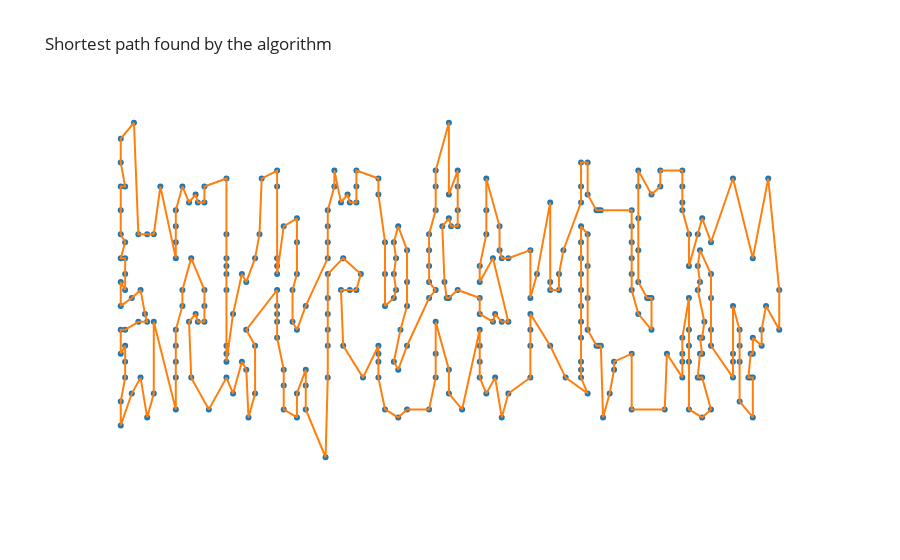

This figure's notebook cell:
### Markdown cell above
### Lancement du test unitaire afin d'observer le chemin final trouvé

### Code cell
# Chargement des données étudiées
data = data_TSPLIB(f'data/{ENSEMBLE_TEST[choix_data_test]}.tsp')

# Résolution du TSP
df, _ = test_unitaire(choix_data_test, ENSEMBLE_ALGOS[choix_algo_test])

# Affichage du chemin final
fig_chemin_final = affichage(df, data)
fig_chemin_final.show()
print(
    f"La figure est accessible ici : '/resultats/figures/{ENSEMBLE_ALGOS[choix_algo_test]}/chemin_{ENSEMBLE_TEST[choix_data_test]}.png'")

### Figure 1 — Plotly figure (JSON) as saved in the notebook; plotly's stock layout.template omitted (floating-point values rounded to 4 significant figures; data arrays with more than 128 entries replaced by an {"elided": "..."} marker saying what was removed)
{"data": [{"hovertemplate": "x=%{x}<br>y=%{y}<extra></extra>", "legendgroup": "", "marker": {"color": "#1F77B4", "symbol": "circle"}, "mode": "markers", "name": "", "orientation": "v", "showlegend": false, "type": "scatter", "x": {"elided": "343 int values"}, "xaxis": "x", "y": {"elided": "343 int values"}, "yaxis": "y"}, {"mode": "lines", "showlegend": false, "type": "scatter", "x": {"elided": "344 int values"}, "y": {"elided": "344 int values"}}], "layout": {"legend": {"tracegroupgap": 0}, "title": {"text": "Shortest path found by the algorithm"}, "xaxis": {"anchor": "y", "domain": [0, 1], "title": {"text": "x"}, "visible": false, "zeroline": false}, "yaxis": {"anchor": "x", "domain": [0, 1], "title": {"text": "y"}, "visible": false, "zeroline": false}}}
